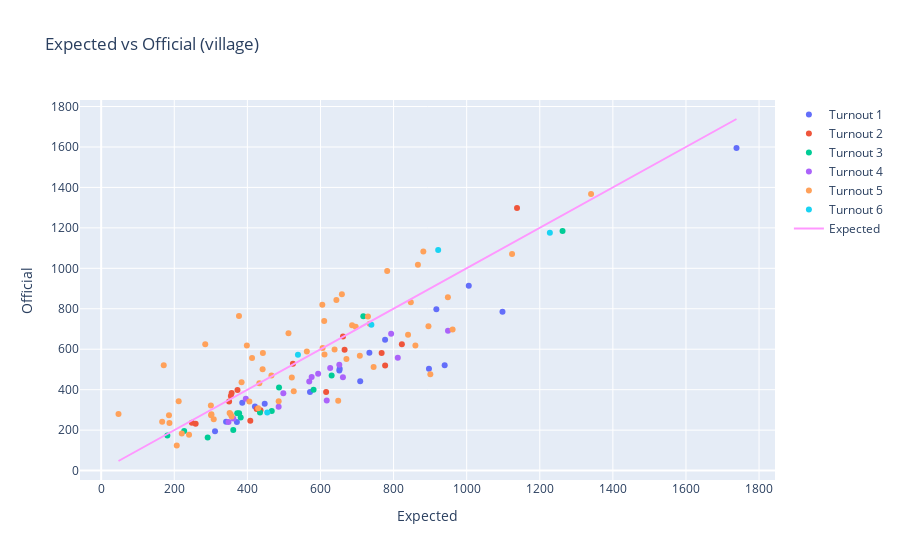

Notebook source saved alongside this figure:
### Code cell
expected_vs_official('village', 2.973)
